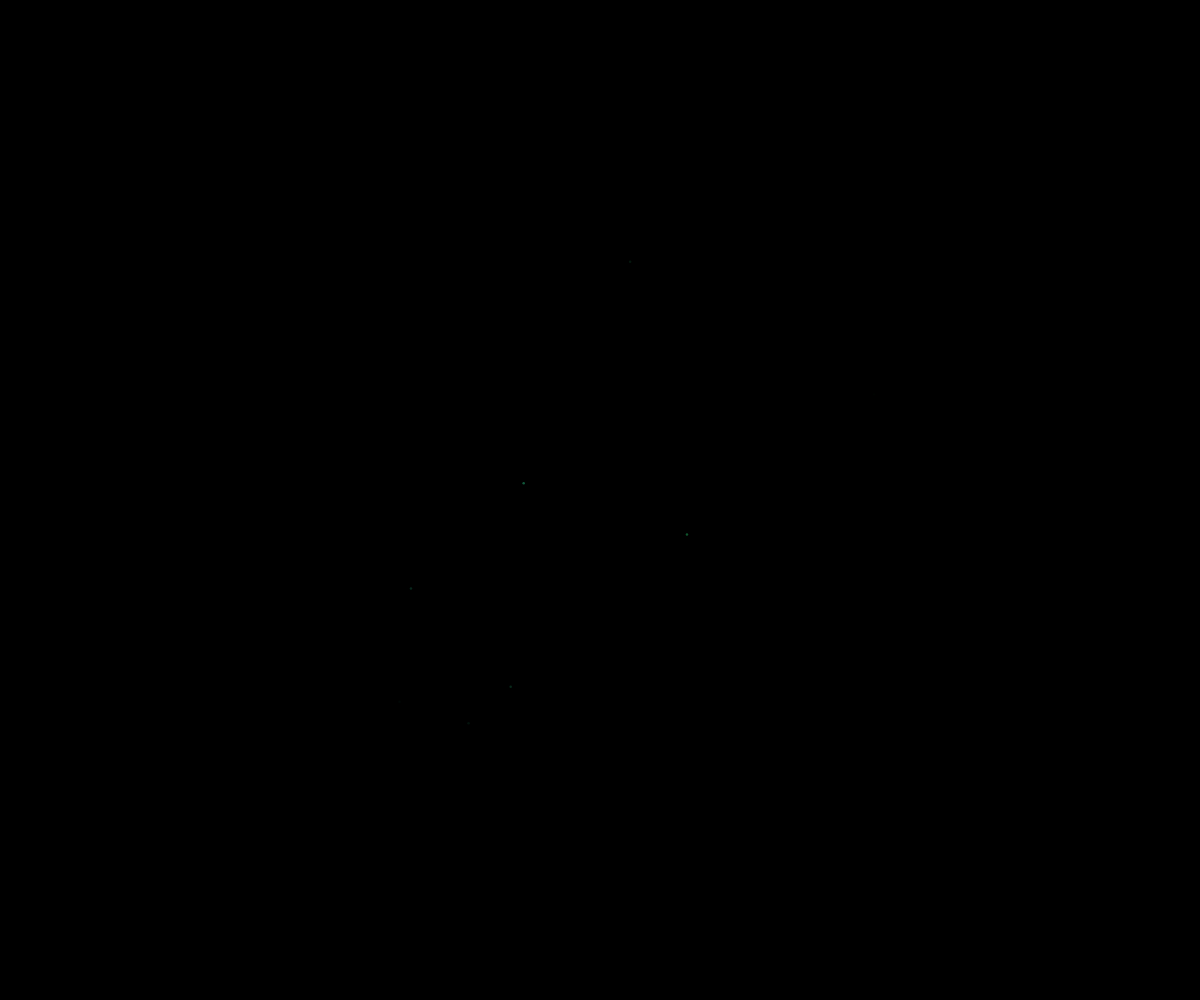
Frame 1 (no input)
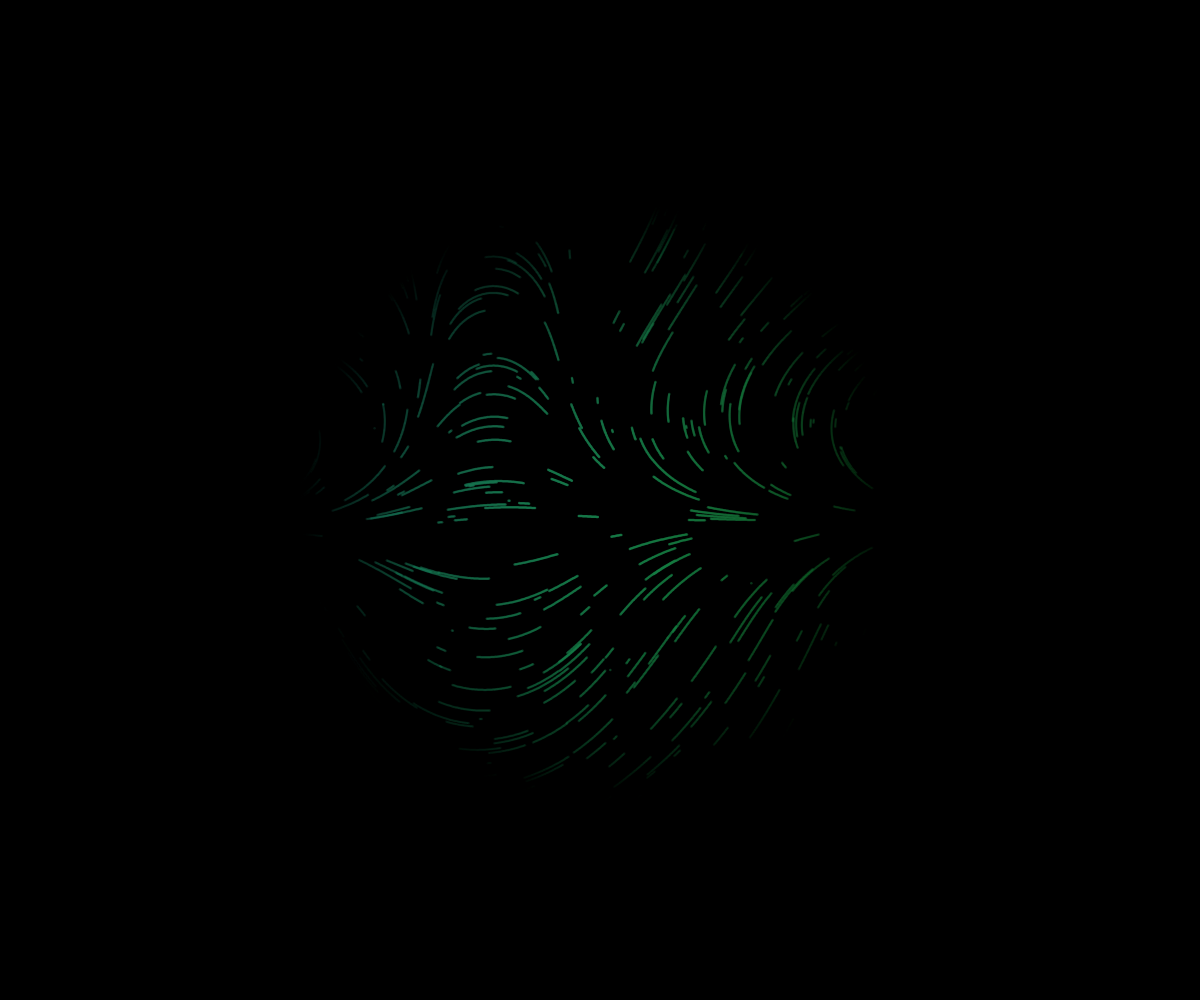
Frame 60 (no input)
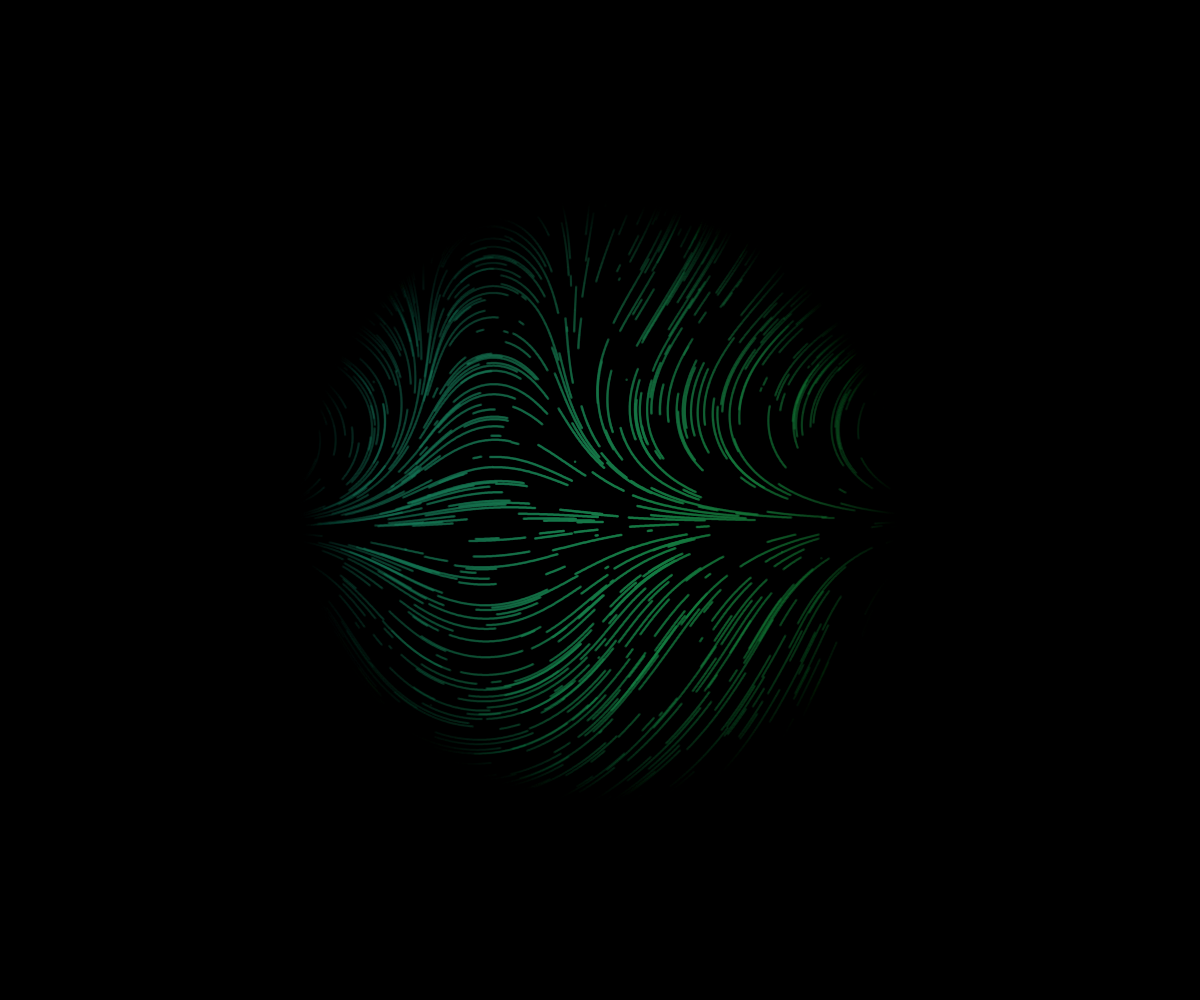
Frame 120 (the mouse pressed at the canvas centre since frame 60)

The p5.js sketch that drew these frames (run headless with seeded random() and noise() and a simulated clock; from frame 60 on, the mouse is pressed at the canvas centre):

// p5.js sketch
// ── sketch.js
/*
This file is licensed under the MIT License
See LICENSE-MIT for details
*/

let canvas;
var points = [];
// var mult = 0.001; // Controls the speed of the movement
let circleDiameter;
let thickness;

var r_1;
var g_1;
var b_1;
var r_2;
var g_2;
var b_2;

function windowResized() {
  resizeCanvas(windowWidth, windowHeight);
}

function setup() {
    canvas = createCanvas(windowWidth, windowHeight);
    canvas.position(0, 0);
    canvas.style("z-index", "-1");
    canvas.style("position", "fixed");

    background("#000000");

    angleMode(DEGREES);
    noiseDetail(1);
    
    var density = 200;
    var space = windowWidth / density;
    
    for (var x = 0; x < windowWidth; x += space) { // corrected condition
        for (var y = 0; y < windowHeight; y += space) { // corrected condition
            var p = createVector(x + random(-50, 50), y + random(-50, 50));
            points.push(p);
        }
    }

    shuffle(points, true);

    r_1 = random(255);
    g_1 = random(255);
    b_1 = random(255);
    r_2 = random(255);
    g_2 = random(255);
    b_2 = random(255);

    mult = random(0.001, 0.005);
}

function draw() {    
    noStroke();

    if (windowWidth < 760) {
        circleDiameter = windowWidth / 2;
        thickness = 1.5;
      } else {
        circleDiameter = windowWidth / 4;
        thickness = 2.5;
      }

    if (frameCount * 20 <= points.length) {
        var max = frameCount * 20;
    } else {
        var max = points.length;
    }

    for (var i = 0; i < max; i++) {
    // for (var i = 0; i < points.length; i++) {
        // var r = map(points[i].x, 0, windowWidth, 50, 255);
        // var g = map(points[i].y, 0, windowHeight, 50, 255);
        // var b = map(points[i].x, 0, windowWidth, 255, 50);
        var r = map(points[i].x, 0, windowWidth, r_1, r_2);
        var g = map(points[i].y, 0, windowHeight, g_1, g_2);
        var b = map(points[i].x, 0, windowWidth, b_1, b_2);
        var alpha = map(dist(windowWidth / 2, windowHeight / 2, points[i].x, points[i].y), 0, circleDiameter, 255, 0);
    
        fill(r, g, b, alpha);

        var angle = map(noise(points[i].x * mult, points[i].y * mult), 0, 1, 0, 720);
        points[i].add(createVector(cos(angle), sin(angle)));

        if (dist(windowWidth / 2, windowHeight / 2, points[i].x, points[i].y) < circleDiameter) {
            ellipse(points[i].x, points[i].y, thickness);
        }
    }
}

// ── script.js
/*
This file is licensed under the MIT License
See LICENSE-MIT for details
*/

// lazyload
const observer = new IntersectionObserver((entries) => {
  entries.forEach((entry) => {
    if (entry.isIntersecting) {
      const lazyImage = entry.target;
      lazyImage.style.backgroundImage = `url(${lazyImage.dataset.src})`;
      observer.unobserve(lazyImage);
    }
  });
});
const lazyImages = document.querySelectorAll(".lazy");
lazyImages.forEach((lazyImage) => {
  observer.observe(lazyImage);
});
// popups
const popupTrigger = document.querySelectorAll(".popup-trigger");
const popups = document.querySelectorAll(".popup");
const closeButtons = document.querySelectorAll(".close-button");

function openPopup(event) {
  const index = Array.from(popupTrigger).indexOf(event.target);
  popups[index].classList.remove("hidden");
  document.body.classList.add("overflow-hidden");
}

function closePopup(event) {
  const index = Array.from(closeButtons).indexOf(event.target);
  popups[index].classList.add("hidden");
  document.body.classList.remove("overflow-hidden");
}
document.addEventListener("keydown", function (event) {
  if (event.key === "Escape") {
    const openPopups = document.querySelectorAll(".popup:not(.hidden)");
    if (openPopups.length > 0) {
      const lastPopup = openPopups[openPopups.length - 1];
      lastPopup.querySelector(".close-button").click();
    }
  }
});
popupTrigger.forEach((element) => element.addEventListener("click", openPopup));
closeButtons.forEach((element) =>
  element.addEventListener("click", closePopup)
);
